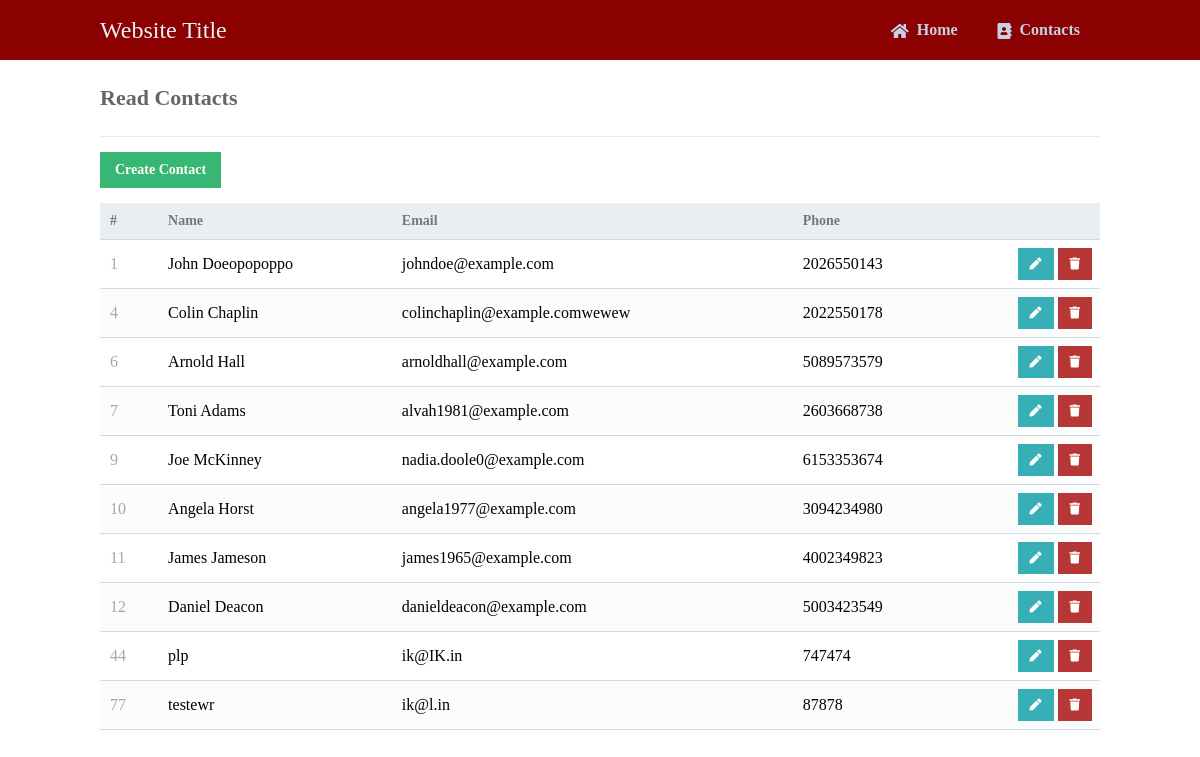
The app's page /read.php with its own data.
### tables this page shows
CREATE TABLE `contacts` (
  `id` int(11) NOT NULL,
  `name` varchar(255) NOT NULL,
  `email` varchar(255) NOT NULL,
  `phone` varchar(255) NOT NULL,
  `title` varchar(255) NOT NULL,
  `created` datetime NOT NULL DEFAULT current_timestamp()
);

### read.php (the view)
<?php
include 'functions.php';
$pdo = connect_db();
$stmt = $pdo->prepare('SELECT * FROM contacts ');
$stmt->execute();
$db_data = $stmt->fetchAll(PDO::FETCH_ASSOC);
?>
<?php
crud_header('Read')
?>
<div class="content read">
	<h2>Read Contacts</h2>
	<a href="create.php" class="create-contact">Create Contact</a>
	<table>
        <thead>
            <tr>
                <td>#</td>
                <td>Name</td>
                <td>Email</td>
                <td>Phone</td>
                <td></td>
            </tr>
        </thead>
        <tbody>
            <?php foreach ($db_data as $contact): ?>
            <tr>
                <td><?=$contact['id']?></td>
                <td><?=$contact['name']?></td>
                <td><?=$contact['email']?></td>
                <td><?=$contact['phone']?></td>
                <td class="actions">
                    <a href="update.php?id=<?=$contact['id']?>" class="edit"><i class="fas fa-pen fa-xs"></i></a>
                    <a href="delete.php?id=<?=$contact['id']?>" class="trash"><i class="fas fa-trash fa-xs"></i></a>
                </td>
            </tr>
            <?php endforeach; ?>
        </tbody>
    </table>
</div>
<?php
crud_footer()
?>

### functions.php (shortened to what this page needs)
<?php
function crud_header($title) {?>
<!DOCTYPE html>
<html>
	<head>
		<link href="style.css" rel="stylesheet" type="text/css">
		<link rel="stylesheet" href="https://use.fontawesome.com/releases/v5.7.1/css/all.css">
	</head>
	<body>
    <nav class="navtop">
    	<div>
    		<h1>Website Title</h1>
            <a href="index.php"><i class="fas fa-home"></i>Home</a>
    		<a href="read.php"><i class="fas fa-address-book"></i>Contacts</a>
    	</div>
    </nav>
<?php
}
function crud_footer() { ?>
    </body>
</html>
<?php
}
?>

### style.css (style rules this page uses)
* { box-sizing: border-box; font-family: font-family: sans-serif; font-size: 16px; -webkit-font-smoothing: antialiased; -moz-osx-font-smoothing: grayscale; }
body { background-color: #FFFFFF; margin: 0; }
.navtop { background-color: darkred; height: 60px; width: 100%; border: 0; }
.navtop div { display: flex; margin: 0 auto; width: 1000px; height: 100%; }
.navtop div h1, .navtop div a { display: inline-flex; align-items: center; }
.navtop div h1 { flex: 1; font-size: 24px; padding: 0; margin: 0; color: #ecf0f6; font-weight: normal; }
.navtop div a { padding: 0 20px; text-decoration: none; color: #c5d2e5; font-weight: bold; }
.navtop div a i { padding: 2px 8px 0 0; }
.content { width: 1000px; margin: 0 auto; }
.content h2 { margin: 0; padding: 25px 0; font-size: 22px; border-bottom: 1px solid #ebebeb; color: #666666; }
.read .create-contact { display: inline-block; text-decoration: none; background-color: #38b673; font-weight: bold; font-size: 14px; color: #FFFFFF; padding: 10px 15px; margin: 15px 0; }
.read table { width: 100%; padding-top: 30px; border-collapse: collapse; }
.read table thead { background-color: #ebeef1; border-bottom: 1px solid #d3dae0; }
.read table thead td { padding: 10px; font-weight: bold; color: #767779; font-size: 14px; }
.read table tbody tr { border-bottom: 1px solid #d3dae0; }
.read table tbody tr:nth-child(even) { background-color: #fbfcfc; }
.read table tbody tr td { padding: 10px; }
.read table tbody tr td:nth-child(1) { color: #a5a7a9; }
.read table tbody tr td.actions { padding: 8px; text-align: right; }
.read table tbody tr td.actions .edit, .read table tbody tr td.actions .trash { display: inline-flex; text-align: right; text-decoration: none; color: #FFFFFF; padding: 10px 12px; }
.read table tbody tr td.actions .trash { background-color: #b73737; }
.read table tbody tr td.actions .edit { background-color: #37afb7; }

### records on screen
contacts: id "1", name "John Doeopopoppo", email "johndoe@example.com", phone "2026550143"
contacts: id "4", name "Colin Chaplin", email "colinchaplin@example.comwewew", phone "2022550178"
contacts: id "6", name "Arnold Hall", email "arnoldhall@example.com", phone "5089573579"
contacts: id "7", name "Toni Adams", email "alvah1981@example.com", phone "2603668738"
contacts: id "9", name "Joe McKinney", email "nadia.doole0@example.com", phone "6153353674"
contacts: id "10", name "Angela Horst", email "angela1977@example.com", phone "3094234980"
contacts: id "11", name "James Jameson", email "james1965@example.com", phone "4002349823"
contacts: id "12", name "Daniel Deacon", email "danieldeacon@example.com", phone "5003423549"
contacts: id "44", name "plp", email "ik@IK.in", phone "747474"
contacts: id "77", name "testewr", email "ik@l.in", phone "87878"
